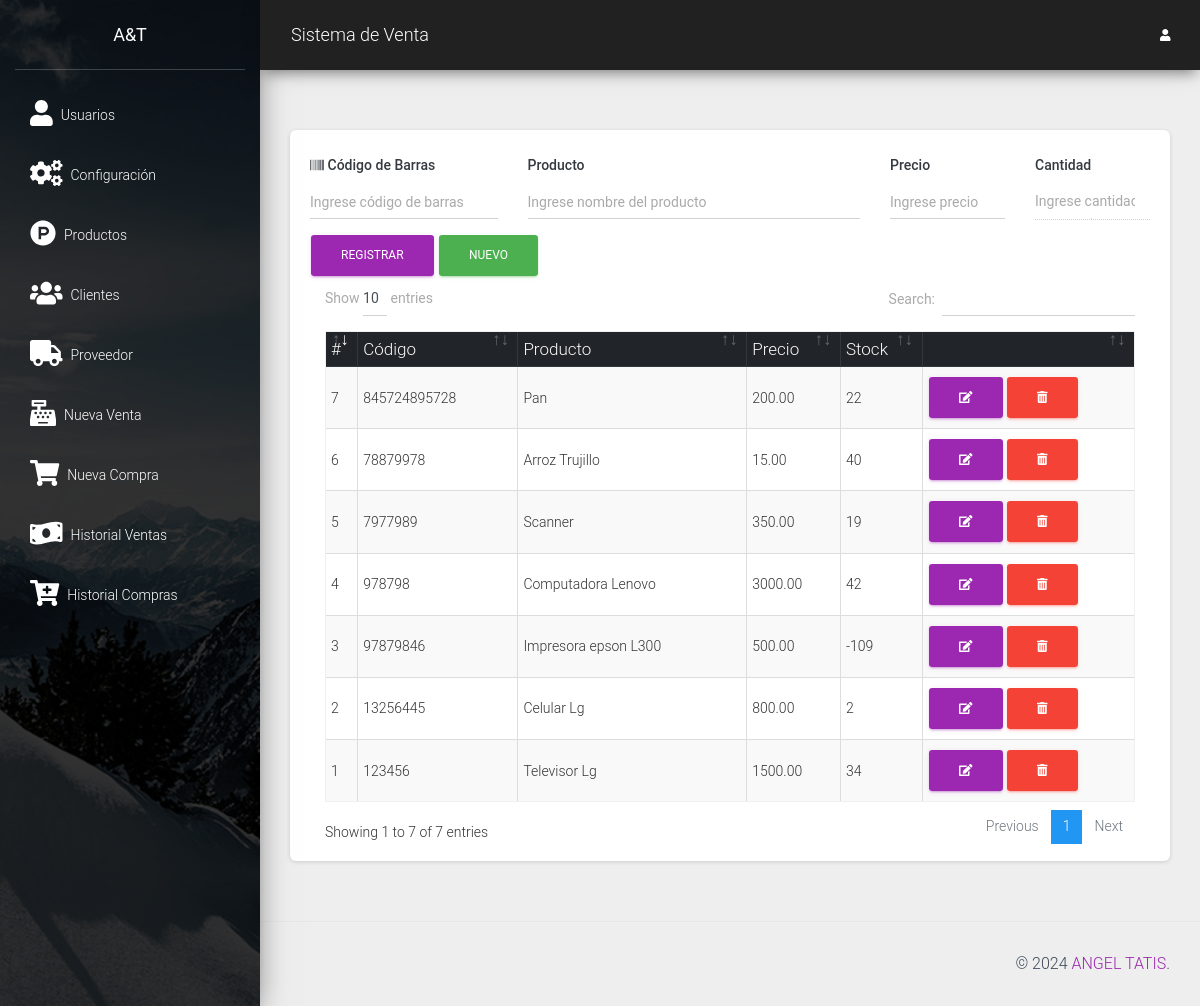
Screenshot of /src/productos.php (signed in) with the database file from the repository.
### tables this page shows
CREATE TABLE `producto` (
  `codproducto` int NOT NULL,
  `codigo` varchar(20) NOT NULL,
  `descripcion` varchar(200) NOT NULL,
  `precio` decimal(10,2) NOT NULL,
  `existencia` int DEFAULT NULL
);

### src/productos.php (the view, shortened to what this page needs)
<?php
include_once "includes/header.php";
?>
<div class="card shadow-lg">
    <div class="card-body">
        <div class="row">
            <div class="col-md-12">
                <form action="" method="post" autocomplete="off" id="formulario">
                    <div class="row">
                        <div class="col-md-3">
                            <div class="form-group">
                                <label for="codigo" class=" text-dark font-weight-bold"><i class="fas fa-barcode"></i> Código de Barras</label>
                                <input type="text" placeholder="Ingrese código de barras" name="codigo" id="codigo" class="form-control">
                            </div>
                        </div>
                        <div class="col-md-5">
                            <div class="form-group">
                                <label for="producto" class=" text-dark font-weight-bold">Producto</label>
                                <input type="text" placeholder="Ingrese nombre del producto" name="producto" id="producto" class="form-control">
                            </div>
                        </div>
                        <div class="col-md-2">
                            <div class="form-group">
                                <label for="precio" class=" text-dark font-weight-bold">Precio</label>
                                <input type="text" placeholder="Ingrese precio" class="form-control" name="precio" id="precio">
                            </div>
                        </div>
                        <div class="col-md-2">
                            <div class="form-group">
                                <label for="cantidad" class=" text-dark font-weight-bold">Cantidad</label>
                                <input type="number" placeholder="Ingrese cantidad" class="form-control" name="cantidad" id="cantidad" disabled>
                            </div>
                        </div>
                        <div class="col-md-6">
                            <input type="submit" value="Registrar" class="btn btn-primary" id="btnAccion">
                            <input type="button" value="Nuevo" onclick="limpiar()" class="btn btn-success" id="btnNuevo">
                        </div>
                    </div>
                </form>
            </div>
        </div>
        <div class="col-md-12">
            <div class="table-responsive">
                <table class="table table-striped table-bordered" id="tbl">
                    <thead class="thead-dark">
                        <tr>
                            <th>#</th>
                            <th>Código</th>
                            <th>Producto</th>
                            <th>Precio</th>
                            <th>Stock</th>
                            <th></th>
                        </tr>
                    </thead>
                    <tbody>
                        <?php
                        include "../conexion.php";
                        $query = mysqli_query($conexion, "SELECT * FROM producto");
                        $result = mysqli_num_rows($query);
                        if ($result > 0) {
                            while ($data = mysqli_fetch_assoc($query)) { ?>
                                <tr>
                                    <td><?php echo $data['codproducto']; ?></td>
                                    <td><?php echo $data['codigo']; ?></td>
                                    <td><?php echo $data['descripcion']; ?></td>
                                    <td><?php echo $data['precio']; ?></td>
                                    <td><?php echo $data['existencia']; ?></td>
                                    <td>
                                        <a href="#" onclick="editarProducto(<?php echo $data['codproducto']; ?>)" class="btn btn-primary"><i class='fas fa-edit'></i></a>
                                        <form action="eliminar_producto.php?id=<?php echo $data['codproducto']; ?>" method="post" class="confirmar d-inline">
                                            <button class="btn btn-danger" type="submit"><i class='fas fa-trash-alt'></i> </button>
                                        </form>
                                    </td>
                                </tr>
                        <?php }
                        } ?>
                    </tbody>
                </table>
            </div>
        </div>
    </div>
</div>
<?php include_once "includes/footer.php"; ?>

### rows the page displays
producto: codproducto "1", codigo "123456", descripcion "Televisor Lg", precio "1500.00", existencia "34"
producto: codproducto "2", codigo "13256445", descripcion "Celular Lg", precio "800.00", existencia "2"
producto: codproducto "3", codigo "97879846", descripcion "Impresora epson L300", precio "500.00", existencia "-109"
producto: codproducto "4", codigo "978798", descripcion "Computadora Lenovo", precio "3000.00", existencia "42"
producto: codproducto "5", codigo "7977989", descripcion "Scanner", precio "350.00", existencia "19"
producto: codproducto "6", codigo "78879978", descripcion "Arroz Trujillo", precio "15.00", existencia "40"
producto: codproducto "7", codigo "845724895728", descripcion "Pan", precio "200.00", existencia "22"
